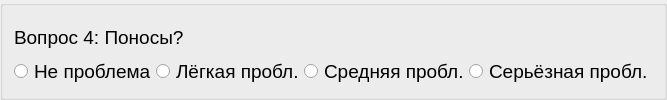
          <widget class="QGroupBox" name="block4_item04">
           <layout class="QVBoxLayout" name="verticalLayout_67">
            <property name="spacing">
             <number>0</number>
            </property>
            <item>
             <widget class="QLabel" name="label_74">
              <property name="font">
               <font>
                <pointsize>14</pointsize>
               </font>
              </property>
              <property name="text">
               <string>Вопрос 4: Поносы?</string>
              </property>
              <property name="alignment">
               <set>Qt::AlignLeading|Qt::AlignLeft|Qt::AlignVCenter</set>
              </property>
              <property name="wordWrap">
               <bool>true</bool>
              </property>
             </widget>
            </item>
            <item>
             <layout class="QHBoxLayout" name="_67">
              <property name="spacing">
               <number>0</number>
              </property>
              <item>
               <widget class="QRadioButton" name="radioButton_210">
                <property name="font">
                 <font>
                  <pointsize>14</pointsize>
                 </font>
                </property>
                <property name="text">
                 <string>Не проблема</string>
                </property>
               </widget>
              </item>
              <item>
               <widget class="QRadioButton" name="radioButton_211">
                <property name="font">
                 <font>
                  <pointsize>14</pointsize>
                 </font>
                </property>
                <property name="text">
                 <string>Лёгкая пробл.</string>
                </property>
               </widget>
              </item>
              <item>
               <widget class="QRadioButton" name="radioButton_212">
                <property name="font">
                 <font>
                  <pointsize>14</pointsize>
                 </font>
                </property>
                <property name="text">
                 <string>Средняя пробл.</string>
                </property>
               </widget>
              </item>
              <item>
               <widget class="QRadioButton" name="radioButton_213">
                <property name="font">
                 <font>
                  <pointsize>14</pointsize>
                 </font>
                </property>
                <property name="text">
                 <string>Серьёзная пробл.</string>
                </property>
               </widget>
              </item>
             </layout>
            </item>
           </layout>
          </widget>
